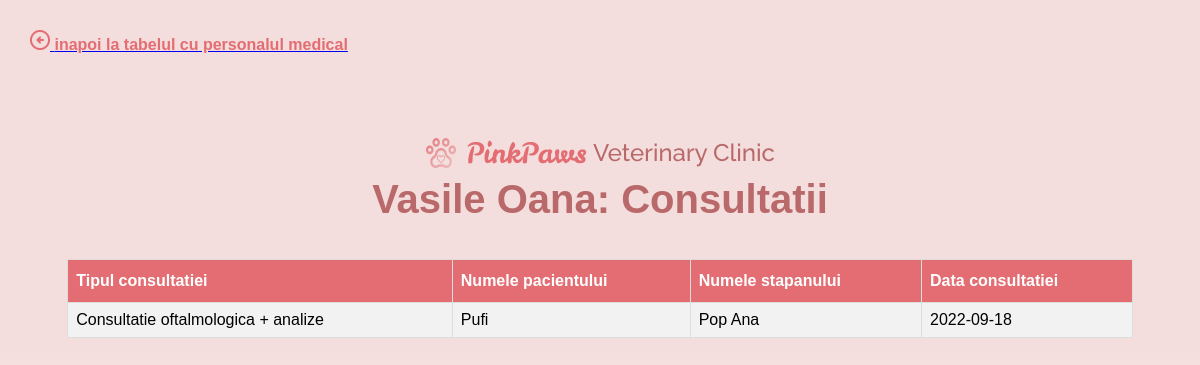
Screenshot of /Proiect_BD_Cabinet_Veterinar/admin_personal2.php?id_pm=1 (signed in) with the database file from the repository.
### tables this page shows
CREATE TABLE `personal_medical` (
  `id_personal` int(11) NOT NULL,
  `id_specializare` int(11) NOT NULL,
  `grad_medical` varchar(50) NOT NULL,
  `nume` varchar(50) NOT NULL,
  `prenume` varchar(50) NOT NULL,
  `CNP` char(13) NOT NULL,
  `nr_telefon` varchar(20) NOT NULL,
  `e_mail` varchar(50) NOT NULL
);

CREATE TABLE `tip_consultatii` (
  `id_consultatie` int(11) NOT NULL,
  `id_personal` int(11) NOT NULL,
  `descriere` varchar(200) NOT NULL
);

CREATE TABLE `pacienti` (
  `id_pacient` int(11) NOT NULL,
  `id_stapan` int(11) NOT NULL,
  `numep` varchar(50) NOT NULL,
  `specie` varchar(50) NOT NULL,
  `rasa` varchar(50) NOT NULL,
  `data_nasterii` date NOT NULL,
  `sex` char(1) NOT NULL,
  `greutate` float NOT NULL
);

CREATE TABLE `stapani` (
  `id_stapan` int(11) NOT NULL,
  `nume` varchar(50) NOT NULL,
  `prenume` varchar(50) NOT NULL,
  `CNP` char(13) NOT NULL,
  `nr_telefon` varchar(20) DEFAULT NULL,
  `e_mail` varchar(50) NOT NULL,
  `oras` varchar(50) NOT NULL,
  `judet_sector` varchar(50) NOT NULL,
  `strada` varchar(50) NOT NULL,
  `nr_strada` int(11) NOT NULL,
  `apartament` int(11) DEFAULT NULL,
  `parola` varchar(50) NOT NULL
);

CREATE TABLE `consultatii_pacienti` (
  `id_c_p` int(11) NOT NULL,
  `id_consultatie` int(11) NOT NULL,
  `id_pacient` int(11) NOT NULL,
  `data_consultatie` date NOT NULL
);

### Proiect_BD_Cabinet_Veterinar/admin_personal2.php (the view, shortened to what this page needs)
<?php
	include("connection.php");
	$query = "select * from personal_medical where id_personal = '$_GET[id_pm]' limit 1";
	$result = mysqli_query($con, $query);
	$personal = mysqli_fetch_assoc($result);
?>
<!DOCTYPE html>
<html>
<head>
<link rel="stylesheet" href="my_style.css">
</head>
<body class="bkg2">
<poz_sageata><a href="admin_personal1.php"><img src="img\sageata.png" alt="sageata"><text_inapoi_la> inapoi la tabelul cu personalul medical</text_inapoi_la></a></poz_sageata>
<br><br><br><br><br><br><br>
<center><img src="img\titlu1.png" alt="logo clinica"></center>
<center><titlu_homepage><?php echo $personal['nume'],' ',$personal['prenume']?>: Consultatii</titlu_homepage></center>
<br><br>
<center><table id="customers">
        <thead>
			<tr>
				<th>Tipul consultatiei</th>
				<th>Numele pacientului</th>
				<th>Numele stapanului</th>
				<th>Data consultatiei</th>
			</tr>
		</thead>
        <tbody>
            <?php
			$id = $personal['id_personal'];
			$sql1 = "SELECT T.descriere, Pa.numep, S.nume, S.prenume, C.data_consultatie
					FROM Personal_medical P inner join Tip_consultatii T on P.id_personal = T.id_personal
								 inner join Consultatii_Pacienti C  on C.id_consultatie = T.id_consultatie
								 inner join Pacienti Pa on Pa.id_pacient = C.id_pacient
								 inner join Stapani S on S.id_stapan = Pa.id_stapan
					WHERE P.id_personal = '$id'";
			$result = $con->query($sql1);
			while($row = $result->fetch_assoc()) {
                echo "<tr>
                    <td>" . $row["descriere"] . "</td>
                    <td>" . $row["numep"] . "</td>
                    <td>" . $row["nume"] . " " . $row["prenume"] . "</td>
                    <td>" . $row["data_consultatie"] . "</td>
                </tr>";
			}
            ?>
        </tbody>
    </table></center>
<br><br><br><br><br><br><br><br><br><br><br><br><br><br><br><br><br><br><br><br><br><br><br>
</body>
</html>

### Proiect_BD_Cabinet_Veterinar/my_style.css (style rules this page uses)
#customers { font-family: Raleway, sans-serif; border-collapse: collapse; width: 90%; }
#customers td, #customers th { border: 1px solid #ddd; padding: 8px; }
#customers tr:nth-child(odd) { background-color: #f2f2f2; }
#customers th { padding-top: 12px; padding-bottom: 12px; text-align: left; background-color: #E36D72; color: white; }
.bkg2 { background: linear-gradient(180deg, #F4DDDD 45.66%, #FFFFFF 100%); }
titlu_homepage { font-family: 'Raleway', sans-serif; font-style: normal; font-weight: 700; font-size: 40px; line-height: 47px; text-align: center; color: #B96969; }
text_inapoi_la { font-family: 'Raleway', sans-serif; font-style: normal; font-weight: 600; font-size: 16px; line-height: 19px; color: #E36D72; }
poz_sageata { position: absolute; left: 30px; top: 30px; }

### rows the page displays
personal_medical: nume "Vasile", prenume "Oana"
tip_consultatii: descriere "Consultatie oftalmologica + analize", pacienti.numep "Pufi", stapani.nume "Pop", stapani.prenume "Ana", consultatii_pacienti.data_consultatie "2022-09-18"
